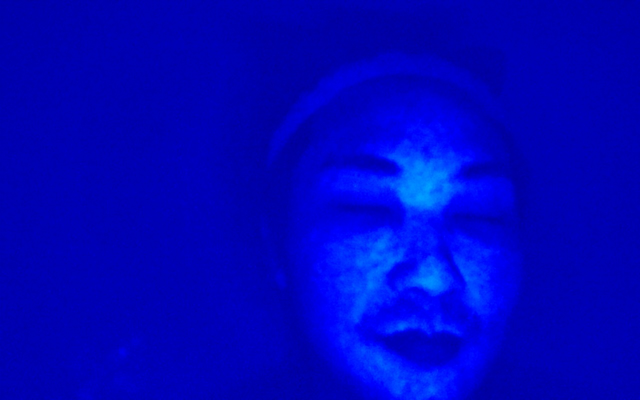
#> input picture captures/cam4_660nm/2026-03-30/analysis/20260330_180117_723_cam4/porphyrin_heatmap.jpg, 1280 x 800 px (shown at 1/2 size)
$ python -i porphyrin_analysis.py   (imports and definitions only)
#> lines starting #> are read from the running program, lines starting #| are printed output that depends on the picture; after the words box and inside, x2 and y2 are one past the last pixel; in counts of white or black regions, pixels touching at a corner belong together
import cv2
import numpy as np
import json
from pathlib import Path
from datetime import datetime


# =============================
# 최신 이미지 찾기
# =============================
# [44 lines left out: function get_latest_image, not called in this run]


# =============================
# 이미지 로드 (한글 경로 대응)
# =============================
def load_image_korean_path(image_path):

    img_array = np.fromfile(
        str(image_path),
        np.uint8
    )

    img = cv2.imdecode(
        img_array,
        cv2.IMREAD_COLOR
    )
#> img is the input picture: shape (800, 1280, 3); mean B, G, R 190.9, 4.3, 0.3

    return img


# =============================
# 포르피린 분석
# =============================
def detect_porphyrin(image_path):

    image_path = Path(image_path)

    img = load_image_korean_path(image_path)

    if img is None:
        print("이미지 로드 실패")
        return

    output = img.copy()

    # =============================
    # analysis 폴더 생성
    # =============================
    analysis_dir = image_path.parent / "analysis"

    analysis_dir.mkdir(exist_ok=True)

    # =============================
    # 그레이 + 대비 강화
    # =============================
    gray = cv2.cvtColor(
        img,
        cv2.COLOR_BGR2GRAY
    )
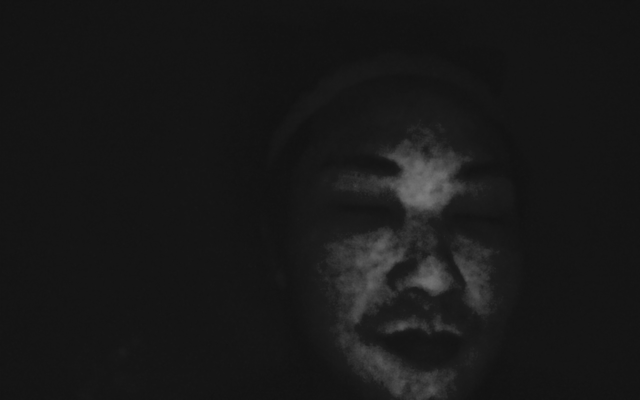
#> gray: shape (800, 1280) (shown at 1/2 size); min 17, max 125, mean 24.4

    clahe = cv2.createCLAHE(
        clipLimit=2.0,
        tileGridSize=(8, 8)
    )

    enhanced = clahe.apply(gray)
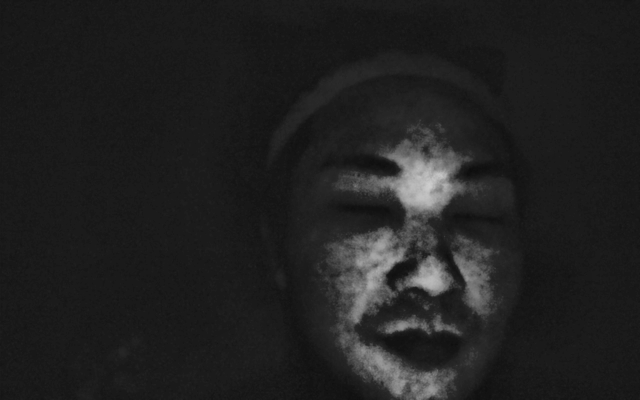
#> enhanced: shape (800, 1280) (shown at 1/2 size); min 13, max 206, mean 32.8

    blur = cv2.GaussianBlur(
        enhanced,
        (5, 5),
        0
    )

    # =============================
    # 상위 밝기만 추출
    # =============================
    threshold_value = np.percentile(
        blur,
        97
    )
#> threshold_value = 108

    _, thresh = cv2.threshold(
        blur,
        threshold_value,
        255,
        cv2.THRESH_BINARY
    )
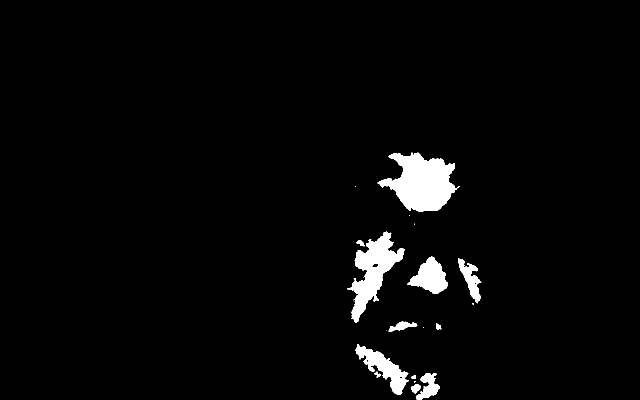
#> thresh: shape (800, 1280) (shown at 1/2 size); 3% white; 22 white regions (10 under 20 px), largest, box (x1, y1, x2, y2) and area: (755, 305, 915, 424) 11378, (695, 463, 810, 645) 7924, (711, 688, 817, 789) 3653

    # =============================
    # 노이즈 제거
    # =============================
    kernel = np.ones((3, 3), np.uint8)

    thresh = cv2.morphologyEx(
        thresh,
        cv2.MORPH_OPEN,
        kernel
    )
#> thresh: shape (800, 1280); 3% white; 14 white regions (2 under 20 px)

    # =============================
    # 컨투어 검출
    # =============================
    contours, _ = cv2.findContours(
        thresh,
        cv2.RETR_EXTERNAL,
        cv2.CHAIN_APPROX_SIMPLE
    )
#> contours = 14 contours, 2 with area under 20; largest, box (x1, y1, x2, y2) and area: (757, 306, 911, 424) 11082, (695, 464, 809, 645) 7649, (711, 689, 817, 789) 3438, (816, 513, 896, 588) 3208, (916, 517, 962, 605) 1540

    count = 0

    brightness_values = []

    points = []

    h, w = img.shape[:2]
#> h = 800; w = 1280

    # =============================
    # 분포도 영역
    # =============================
    distribution = {
        "left_cheek": 0,
        "right_cheek": 0,
        "forehead": 0,
        "nose": 0,
        "chin": 0
    }

    # =============================
    # 포르피린 검출
    # =============================
    for cnt in contours:

        area = cv2.contourArea(cnt)

        if area < 10:
            continue

        (x, y), radius = cv2.minEnclosingCircle(cnt)

        if 3 < radius < 15:

            center = (int(x), int(y))

            cv2.circle(
                output,
                center,
                int(radius),
                (0, 0, 255),
                2
            )

            count += 1

            points.append(center)

            brightness = int(
                blur[int(y), int(x)]
            )

            brightness_values.append(
                brightness
            )

            # =============================
            # 얼굴 분포 계산
            # =============================
            cx, cy = center

            if cy < h * 0.3:
                distribution["forehead"] += 1

            elif cy > h * 0.75:
                distribution["chin"] += 1

            else:

                if cx < w * 0.35:
                    distribution["left_cheek"] += 1

                elif cx > w * 0.65:
                    distribution["right_cheek"] += 1

                else:
                    distribution["nose"] += 1
#> this loop made 14 passes
#> (area, x, y, radius, brightness, cx, cy) on passes 1, 2, 4, 6, 12: (209.5, 832.1, 776.7, 9.78, 136, 832, 776), (44.5, 827, 753, 5, 126, 827, 753), (39.5, 754.1, 749.3, 6.11, 106, 754, 749), (72.5, 876.5, 652, 6.73, 120, 876, 652), (84, 720, 487.5, 7.83, 112, 720, 487)
#> (area, x, y, radius) on passes 3, 5, 7, 10, 11, 13: (1216, 852.5, 772.5, 32.32), (3438, 757.5, 738.5, 65.9), (494, 805.5, 655.5, 28.5), (1539.5, 935, 560.5, 47.47), (3208, 856, 554.5, 42.26), (7649, 745.5, 555, 95.82)
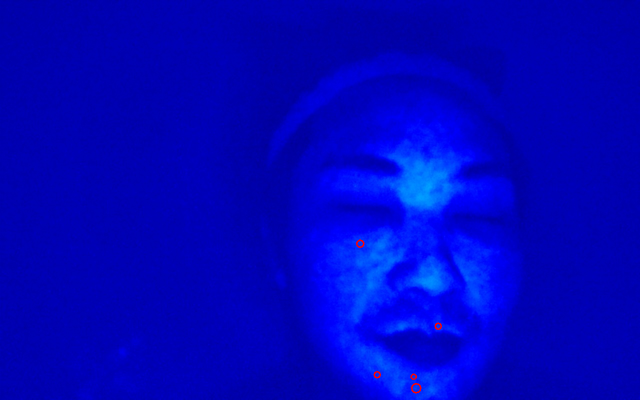
#> output: shape (800, 1280, 3) (shown at 1/2 size); 0.06% of pixels changed, all inside (x1, y1, x2, y2) = (712, 479, 884, 787)
#> after the loop, brightness_values = [136, 126, 106, 120, 112]; count = 5; distribution = {'left_cheek': 0, 'right_cheek': 0, 'forehead': 0, 'nose': 1, 'chin': 4}; points = [(832, 776), (827, 753), (754, 749), (876, 652), (720, 487)]

    print("검출 개수:", count)
#| 검출 개수: 5

    # =============================
    # 평균 밝기 계산
    # =============================
    if len(brightness_values) > 0:

        avg_brightness = float(
            np.mean(brightness_values)
        )
#> avg_brightness = 120

        max_brightness = int(
            np.max(brightness_values)
        )
#> max_brightness = 136

    else:

        avg_brightness = 0
        max_brightness = 0

    # =============================
    # 결과 이미지 저장
    # =============================
    detect_path = analysis_dir / "porphyrin_detect_result.jpg"

    cv2.imwrite(
        str(detect_path),
        output
    )

    # =============================
    # 비교 이미지 생성
    # =============================
    output_resized = cv2.resize(
        output,
        (w, h)
    )

    combined = np.hstack(
        (img, output_resized)
    )

    cv2.putText(
        combined,
        "Original",
        (20, 40),
        cv2.FONT_HERSHEY_SIMPLEX,
        1,
        (255, 255, 255),
        2
    )

    cv2.putText(
        combined,
        "Detection",
        (w + 20, 40),
        cv2.FONT_HERSHEY_SIMPLEX,
        1,
        (0, 0, 255),
        2
    )

    cv2.putText(
        combined,
        f"Porphyrin Count : {count}",
        (w + 20, 90),
        cv2.FONT_HERSHEY_SIMPLEX,
        0.9,
        (0, 0, 255),
        2
    )
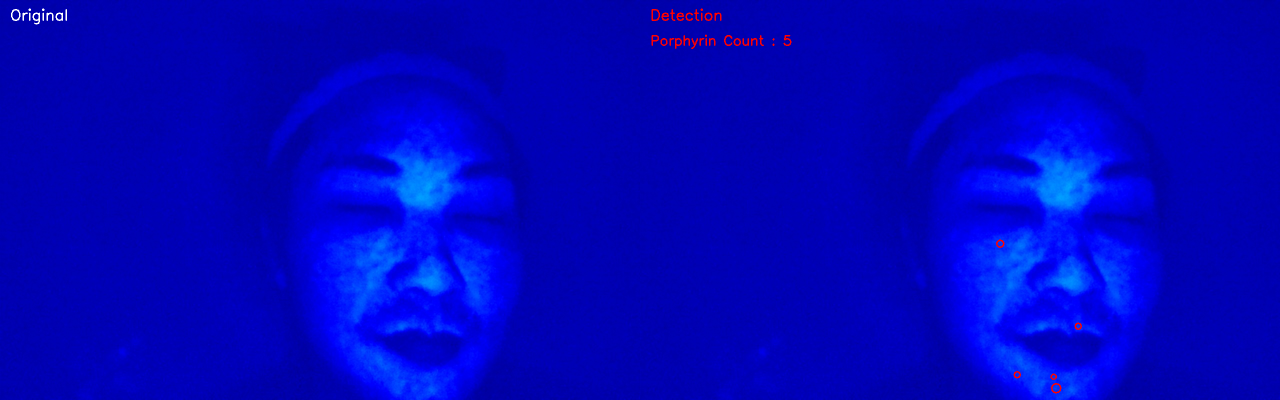
#> combined: shape (800, 2560, 3) (shown at 1/2 size); mean B, G, R 190.6, 4.4, 0.8

    compare_path = analysis_dir / "compare_result.jpg"

    cv2.imwrite(
        str(compare_path),
        combined
    )

    # =============================
    # 분포도 이미지 생성
    # =============================
    heatmap = output.copy()

    for p in points:

        cv2.circle(
            heatmap,
            p,
            20,
            (0, 0, 255),
            -1
        )
#> this loop made 5 passes
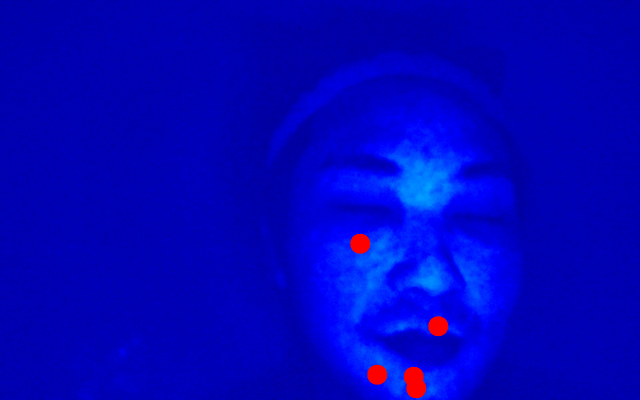
#> heatmap: shape (800, 1280, 3) (shown at 1/2 size); 0.52% of pixels changed, all inside (x1, y1, x2, y2) = (700, 467, 897, 797)

    heatmap = cv2.GaussianBlur(
        heatmap,
        (51, 51),
        0
    )

    heatmap_path = analysis_dir / "distribution_map.jpg"

    cv2.imwrite(
        str(heatmap_path),
        heatmap
    )

    # =============================
    # 메타데이터 생성
    # =============================
    timestamp = datetime.now()

    metadata = {

        "captured_at": timestamp.isoformat(),

        "camera_name": "cam4",

        "camera_label": "CAM 4 - 660nm FILTER",

        "filter_type": "660nm_filter",

        "analysis_type": "porphyrin_detection",

        "saved_file": str(image_path),

        "analysis_result": {

            "porphyrin_count": count,

            "average_brightness": avg_brightness,

            "max_brightness": max_brightness,

            "distribution": distribution,

            "threshold_percentile": 97,

            "detected_points": points
        },

        "analysis_files": {

            "detect_image": str(detect_path),

            "compare_image": str(compare_path),

            "distribution_map": str(heatmap_path)
        }
    }

    # =============================
    # 메타데이터 저장
    # =============================
    metadata_path = analysis_dir / "metadata.json"

    with open(
        metadata_path,
        "w",
        encoding="utf-8"
    ) as f:

        json.dump(
            metadata,
            f,
            ensure_ascii=False,
            indent=4
        )

    print("분석 완료")
    print("analysis 저장 경로:", analysis_dir)

    # =============================
    # 화면 출력
    # =============================
    display = cv2.resize(
        combined,
        (1400, 500)
    )
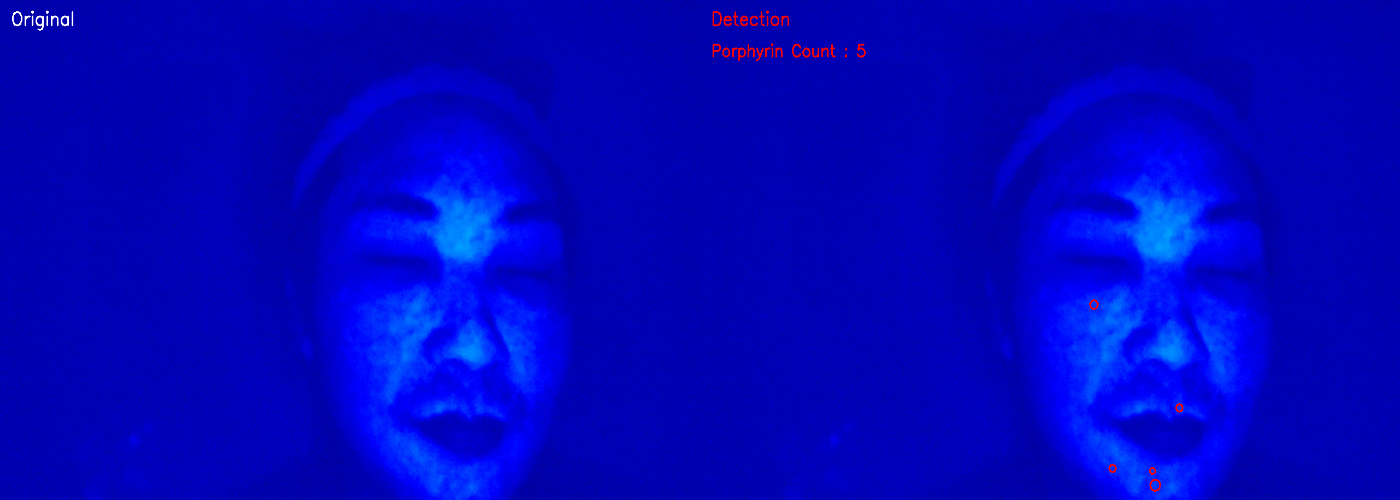
#> display: shape (500, 1400, 3); mean B, G, R 190.5, 4.4, 0.8

    cv2.imshow(
        "Porphyrin Compare",
        display
    )

    cv2.waitKey(0)

    cv2.destroyAllWindows()

    return metadata


# =============================
# 실행
# =============================
# [11 lines not run here, left out]

>>> result = detect_porphyrin('../../captures/cam4_660nm/2026-03-30/analysis/20260330_180117_723_cam4/porphyrin_heatmap.jpg')
#> result = 8 items
